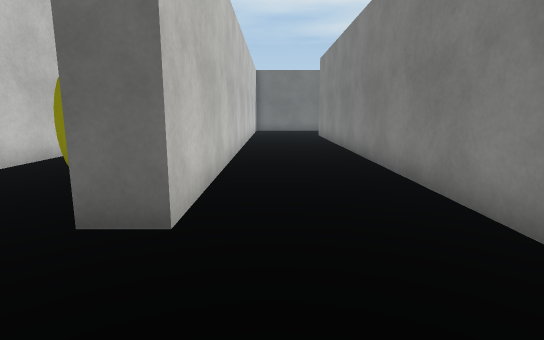
[1] (above)

24 first-person views from a walk through a Unity game level. The camera is 1.2 m above the floor, tilts 10° down and sees 80° across. The floor is counted in squares, 1 m on a side. Each view is taken from the middle of a square. On the plan, view 1 faces up. The plan holds only what a view shows up to about 14 squares ahead; the rest is blank. The place goes on beyond the plan. The player character is not drawn. Some animated figures are not drawn. Surface patterns are stand-ins for the level's own textures.

[2]
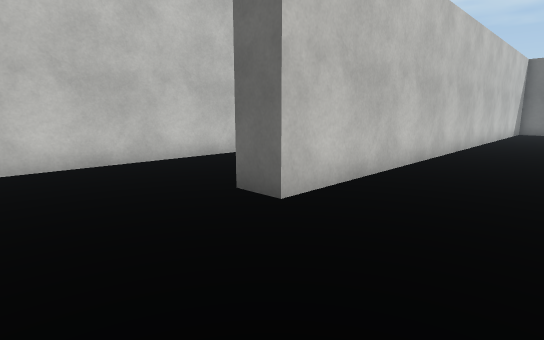

[3]
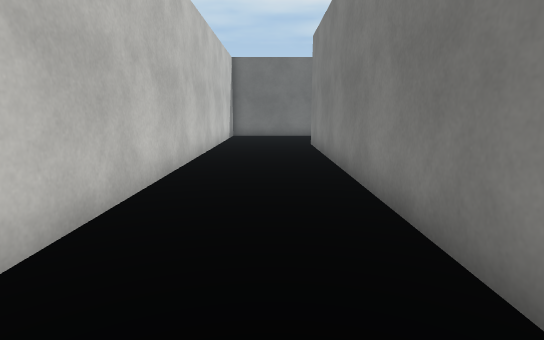

[4]
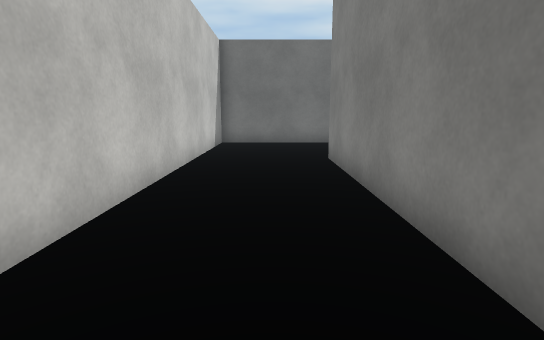

[5]
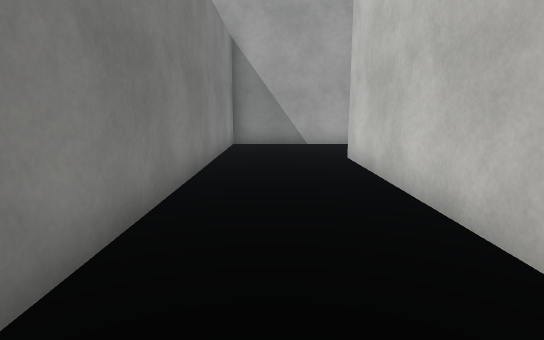

[6]
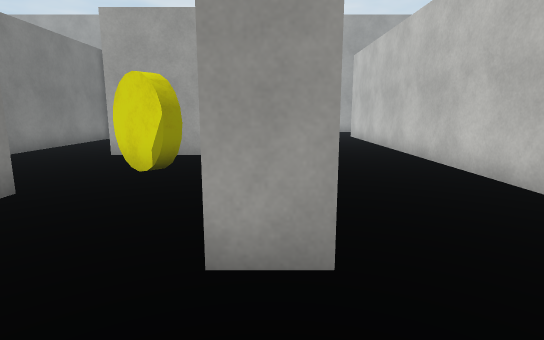

[7]
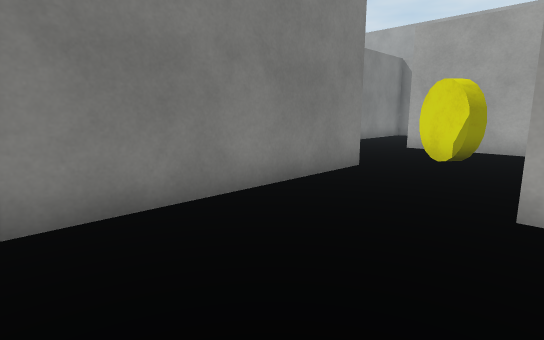

[8]
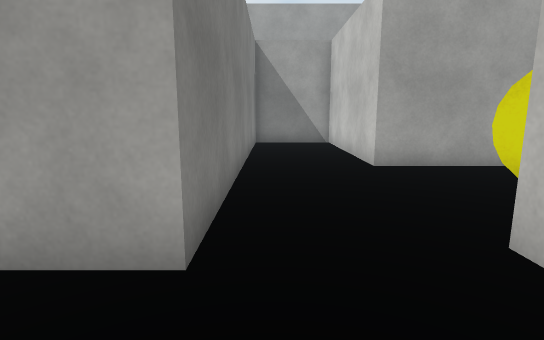

[9]
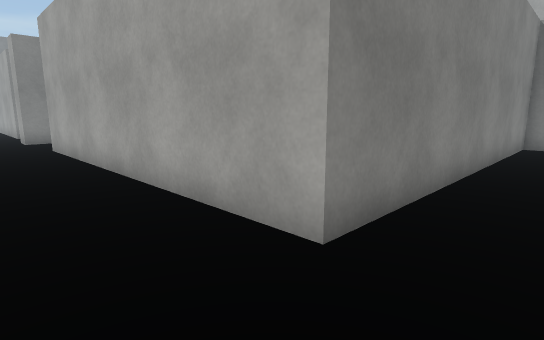

[10]
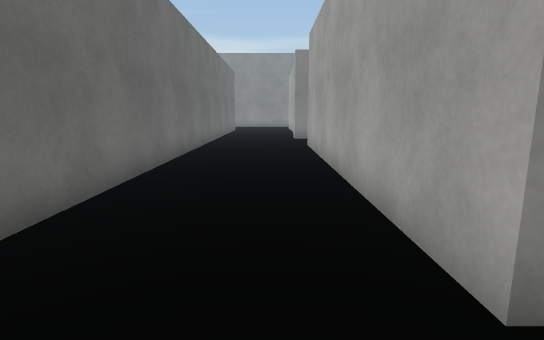

[11]
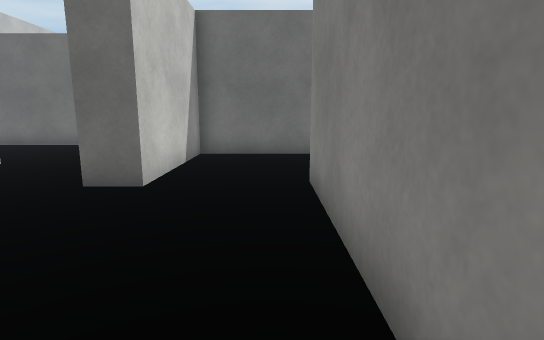

[12]
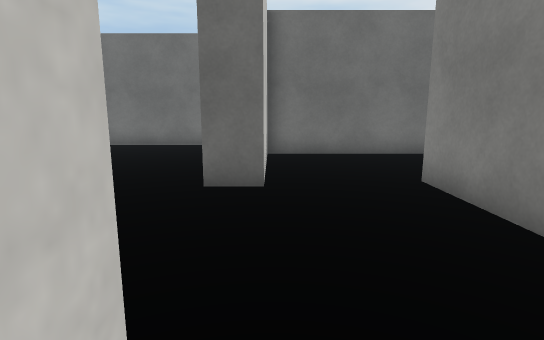

[13]
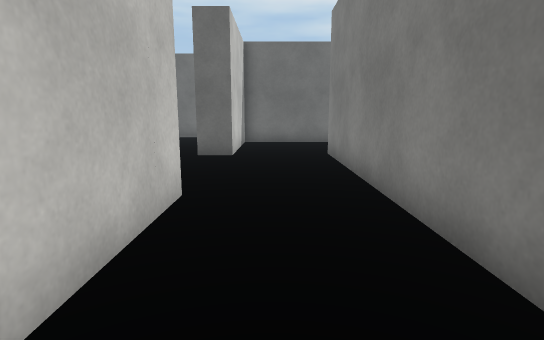

[14]
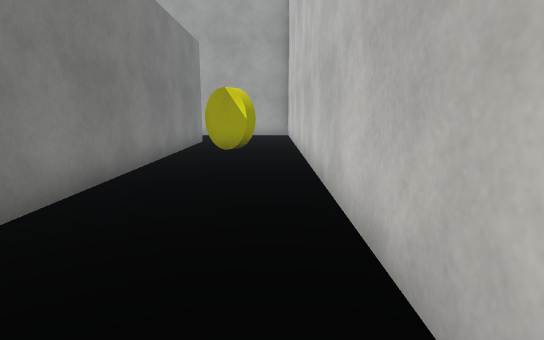

[15]
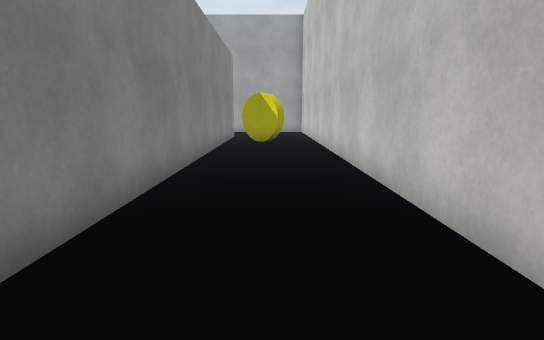

[16]
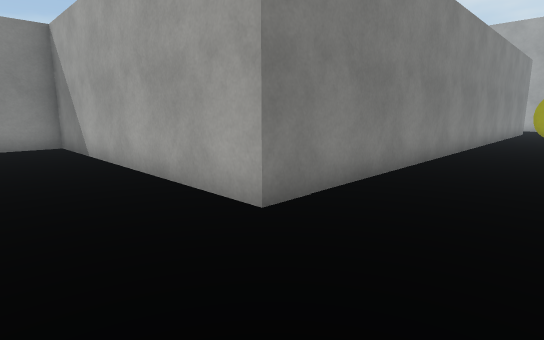

[17]
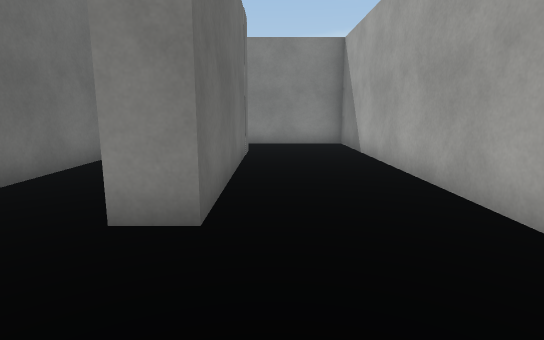

[18]
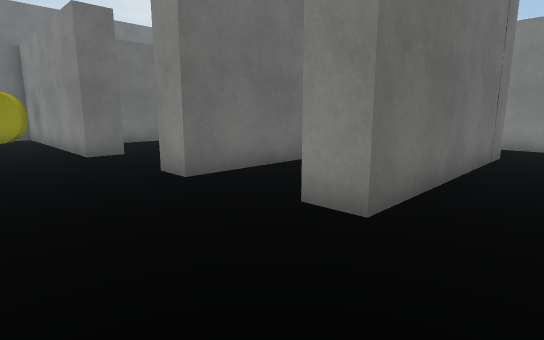

[19]
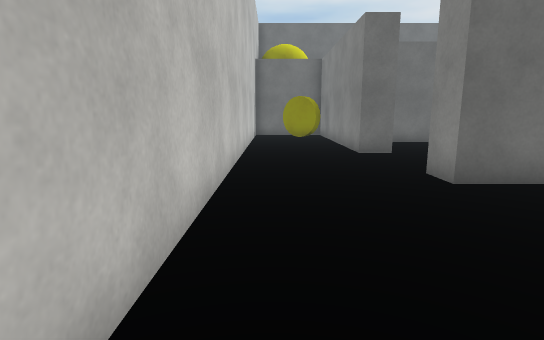

[20]
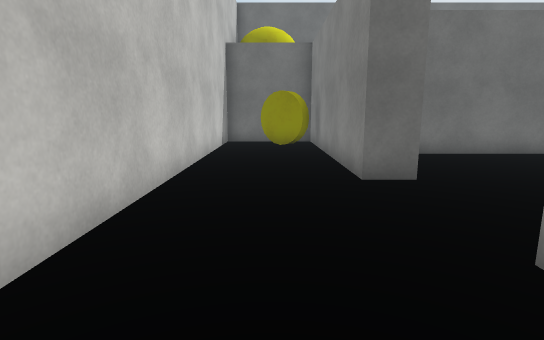

[21]
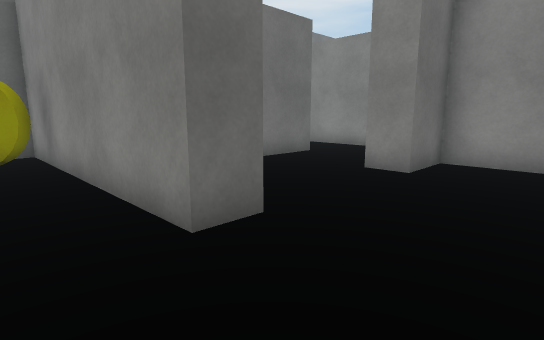

[22]
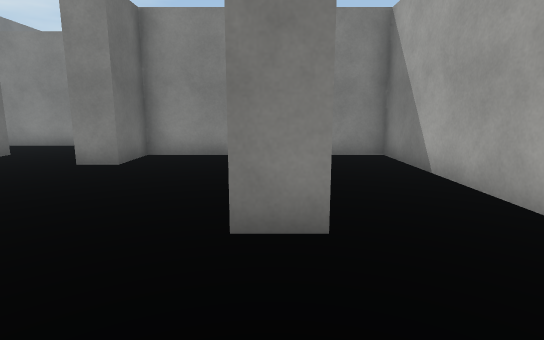

[23]
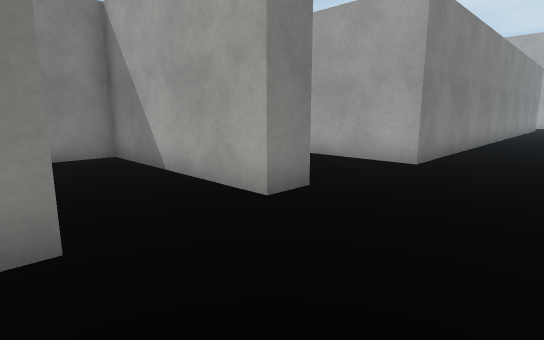

[24]
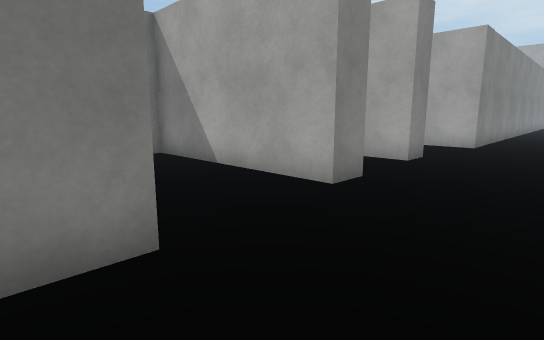

### Floor plan
Points are (right, up) in squares from view 1. A wall is a line through its corners. A room is listed if a view was taken in it or the views show most of it. See-through windows are left out.
Room 1 (views 1, 2, 3, 4, 5, 6, 7, 11, 12, 13, 14, 15, 16, 17, 18, 19, 20, 21, 22, 23, 24)
walls: (5.4, 22.3) (-1.1, 22.3) (-1.1, 3.2) (-2.1, 3.2) (-2.1, 23.2) (7.9, 23.2) (7.9, 27.2); (-5.9, 18) (-5.9, 0.6); (7.9, 16.4) (7.9, 15.2) (6.9, 15.2) (6.9, 21.8); (5.4, 26.8) (-1.7, 26.8) (-1.7, 27.8) (4.3, 27.8) (4.3, 29.4); (4.2, 10.7) (7.7, 10.7) (7.7, 4.7) (10.7, 4.7) (10.7, 15.7); (3.4, 30.4) (-1.9, 30.4) (-1.9, 31.4) (4.3, 31.4) (4.3, 34.6) (2.5, 34.6) (2.5, 35.6); (-1.2, 34.8) (-2.4, 34.8) (-2.4, 42.8) (-5.9, 42.8) (-5.9, 25.9); (4.4, 38.6) (0, 38.6); (-2, -0.7) (2.5, -0.7) (2.5, 17.7) (3.6, 17.7)
ways out: opening at (9.5, 15.5) to room 2; opening at (5.5, 39)
objects: yellow disc (-4, 6) to (-3, 7); yellow disc (-4, 41) to (-3, 42); yellow disc (5, 13) to (6, 14)
Room 2 (views 8, 9, 10)
walls: (10.7, 15.7) (21.2, 15.7); (23.1, 19.6) (7.9, 19.6) (7.9, 16.4)
ways out: opening at (9.5, 15.5) to room 1; opening at (22.5, 16)

Positions as (right, up) in squares from view 1, and headings:
1: (0, 0), facing up
2: (2, 0), facing up-left
3: (1, 5), facing up
4: (1, 9), facing up
5: (1, 12), facing down
6: (3, 20), facing down
7: (3, 22), facing down-right
8: (10, 18), facing down
9: (9, 18), facing down-right
10: (9, 17), facing right
11: (10, 10), facing up
12: (8, 10), facing up
13: (9, 6), facing up
14: (-5, 17), facing down
15: (-4, 20), facing down
16: (-5, 26), facing down-right
17: (-5, 26), facing right
18: (-5, 25), facing up-right
19: (-5, 25), facing up
20: (-4, 29), facing up
21: (-4, 32), facing up-right
22: (-5, 31), facing right
23: (-5, 31), facing down-right
24: (-5, 36), facing down-right
